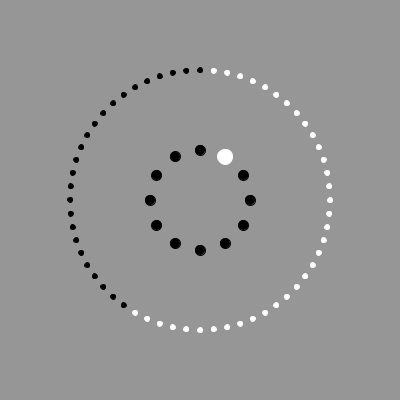
Frame 1 (no input)
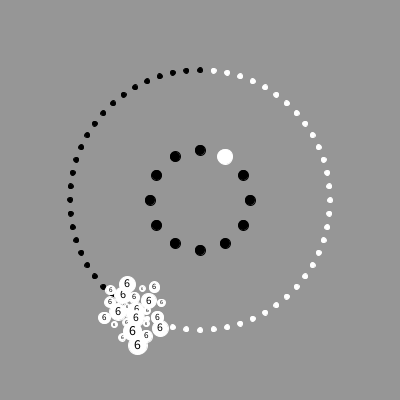
Frame 60 (the mouse pressed at the canvas centre just before this capture)
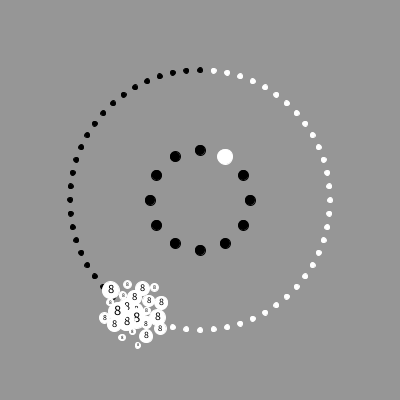
Frame 120 (the mouse held since frame 60 and released just before this capture)

The Processing sketch that drew these frames (run headless with seeded random() and noise(); from frame 60 on, the mouse is pressed at the canvas centre):

// Processing sketch: SplatClock
// ── SplatClock.pde
final float PHI = (1 + sqrt(5))/2;  //golden ratio
ArrayList<Ball> balls;
int counter = 0;
float start;
PVector curmin;
int minsize = 5;
int hrsize = 10;
int clockrad = 260;
int hrrad = 50;
/*------------------------------*/


void setup()
{
  size(400, 400);
  start = second();
  balls = new ArrayList<Ball>();
  //balls.add (new Ball(10, 0));
  
  noStroke(); 
  
  ellipseMode(CENTER);
  
  frameRate(30);

}



void draw()
{  
    background(150);
  //println(balls.size());
   // noFill();
   // stroke(255);
    //ellipse(width/2, height/2, clockrad, clockrad);
    float angle = -90;
    for(int i = 1; i<61; i++){
         fill(0);
         stroke(0);
      angle += 360.0/60;
      if(i % 5 == 0){
            hrsize = 10;
          if(i/5 == hour() || (i == 60 && hour() == 0)){
            stroke(255);
             fill(255);
             hrsize = 15;
          }
           ellipse(hrrad*cos(radians(angle)) + width/2, hrrad*sin(radians(angle)) + height/2, hrsize, hrsize);
      }
      if(i == minute()){
        curmin = new PVector(clockrad/2*cos(radians(angle)) + width/2, clockrad/2*sin(radians(angle)) + height/2);
      }
      if(i> minute()){
        fill(0);
        stroke(0);
      }
      else{
        fill(255);
        stroke(255);
      }
      ellipse(clockrad/2*cos(radians(angle)) + width/2, clockrad/2*sin(radians(angle)) + height/2, minsize, minsize);
    }
    
    stroke(255);
    fill(255);
 
  //loop backwards to test the balls from the center to the edges
  for (int i = balls.size() - 1; i >= 0; i--)
  {
    Ball b = balls.get(i);
    b.move(i, balls);
    fill(255);
    b.display();   
  }
  
  if(second() != start){
    start = second();
    balls.clear();
    counter = 0;
  }
  
  counter++;
  
  if(second() !=0){
  balls.add (new Ball(random(5, 20), counter*PHI*TAU, curmin));  
  }

  
  fill(255);
  
  
}


/*------------------------------*/


class Ball
{
  PVector center,  //screen center
             pos,  //position
             dir;  //direction
  float diam;  //diameter
  
  ////////////
  
  Ball(float diam_, float angle, PVector _center)
  {
    center = _center;
    pos = center.get();
    dir = new PVector(cos(angle), sin(angle), 0);
    diam = diam_;
  }
  
  ///////////
  
  void move(int id, ArrayList<Ball> balls){
    //tests if balls created afterwards are too close
    for (int i = id + 1; i < balls.size() - 1; i++)
    {
      Ball b = balls.get(i);
      if (PVector.dist(pos, b.pos) < 12)  pos.add(dir);
    }
  }
   
  /////////// 
   
  void display()
  {
    ellipse(pos.x, pos.y, diam, diam);
    textSize(diam*.75);
    fill(0);
    
    textAlign(CENTER, CENTER);
    text(second(), pos.x, pos.y - diam/10);
  }
  
  ///////////

}
